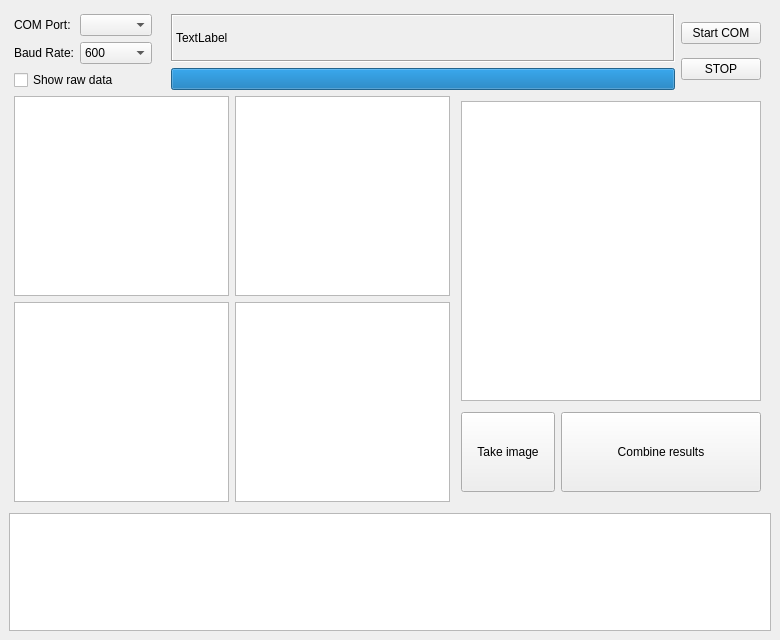
<?xml version="1.0" encoding="UTF-8"?>
<ui version="4.0">
 <class>GridEyeTerminal</class>
 <widget class="QMainWindow" name="GridEyeTerminal">
  <property name="windowModality">
   <enum>Qt::NonModal</enum>
  </property>
  <property name="geometry">
   <rect>
    <x>0</x>
    <y>0</y>
    <width>780</width>
    <height>640</height>
   </rect>
  </property>
  <property name="sizePolicy">
   <sizepolicy hsizetype="MinimumExpanding" vsizetype="MinimumExpanding">
    <horstretch>0</horstretch>
    <verstretch>0</verstretch>
   </sizepolicy>
  </property>
  <property name="minimumSize">
   <size>
    <width>780</width>
    <height>640</height>
   </size>
  </property>
  <property name="windowTitle">
   <string>Grid-Eye Terminal</string>
  </property>
  <widget class="QWidget" name="centralwidget">
   <property name="enabled">
    <bool>true</bool>
   </property>
   <property name="sizePolicy">
    <sizepolicy hsizetype="Expanding" vsizetype="Expanding">
     <horstretch>0</horstretch>
     <verstretch>0</verstretch>
    </sizepolicy>
   </property>
   <property name="minimumSize">
    <size>
     <width>500</width>
     <height>500</height>
    </size>
   </property>
   <layout class="QGridLayout" name="gridLayout_2">
    <item row="0" column="0">
     <layout class="QVBoxLayout" name="verticalLayout_5">
      <property name="leftMargin">
       <number>5</number>
      </property>
      <property name="topMargin">
       <number>5</number>
      </property>
      <property name="rightMargin">
       <number>5</number>
      </property>
      <property name="bottomMargin">
       <number>5</number>
      </property>
      <item>
       <layout class="QHBoxLayout" name="horizontalLayout_5">
        <property name="sizeConstraint">
         <enum>QLayout::SetDefaultConstraint</enum>
        </property>
        <property name="rightMargin">
         <number>5</number>
        </property>
        <item>
         <layout class="QVBoxLayout" name="verticalLayout_3">
          <item>
           <layout class="QHBoxLayout" name="horizontalLayout_3">
            <item>
             <widget class="QLabel" name="ComPort">
              <property name="text">
               <string>COM Port:</string>
              </property>
             </widget>
            </item>
            <item>
             <widget class="QComboBox" name="COMPortBox"/>
            </item>
           </layout>
          </item>
          <item>
           <layout class="QHBoxLayout" name="horizontalLayout_4">
            <item>
             <widget class="QLabel" name="BaudRate">
              <property name="text">
               <string>Baud Rate:</string>
              </property>
             </widget>
            </item>
            <item>
             <widget class="QComboBox" name="BaudBox">
              <property name="layoutDirection">
               <enum>Qt::LeftToRight</enum>
              </property>
              <property name="currentText">
               <string>600</string>
              </property>
              <item>
               <property name="text">
                <string>600</string>
               </property>
              </item>
              <item>
               <property name="text">
                <string>1200</string>
               </property>
              </item>
              <item>
               <property name="text">
                <string>2400</string>
               </property>
              </item>
              <item>
               <property name="text">
                <string>4800</string>
               </property>
              </item>
              <item>
               <property name="text">
                <string>9600</string>
               </property>
              </item>
              <item>
               <property name="text">
                <string>14400</string>
               </property>
              </item>
              <item>
               <property name="text">
                <string>19200</string>
               </property>
              </item>
              <item>
               <property name="text">
                <string>28800</string>
               </property>
              </item>
              <item>
               <property name="text">
                <string>31250</string>
               </property>
              </item>
              <item>
               <property name="text">
                <string>57600</string>
               </property>
              </item>
              <item>
               <property name="text">
                <string>115200</string>
               </property>
              </item>
             </widget>
            </item>
           </layout>
          </item>
          <item>
           <widget class="QCheckBox" name="checkBox">
            <property name="sizePolicy">
             <sizepolicy hsizetype="Minimum" vsizetype="Expanding">
              <horstretch>0</horstretch>
              <verstretch>0</verstretch>
             </sizepolicy>
            </property>
            <property name="minimumSize">
             <size>
              <width>50</width>
              <height>20</height>
             </size>
            </property>
            <property name="layoutDirection">
             <enum>Qt::LeftToRight</enum>
            </property>
            <property name="text">
             <string>Show raw data</string>
            </property>
            <property name="iconSize">
             <size>
              <width>24</width>
              <height>24</height>
             </size>
            </property>
            <property name="checked">
             <bool>false</bool>
            </property>
           </widget>
          </item>
         </layout>
        </item>
        <item>
         <spacer name="horizontalSpacer">
          <property name="orientation">
           <enum>Qt::Horizontal</enum>
          </property>
          <property name="sizeType">
           <enum>QSizePolicy::Fixed</enum>
          </property>
          <property name="sizeHint" stdset="0">
           <size>
            <width>13</width>
            <height>20</height>
           </size>
          </property>
         </spacer>
        </item>
        <item>
         <layout class="QVBoxLayout" name="verticalLayout">
          <item>
           <widget class="QLabel" name="StatusText">
            <property name="font">
             <font>
              <weight>50</weight>
              <bold>false</bold>
             </font>
            </property>
            <property name="frameShape">
             <enum>QFrame::Box</enum>
            </property>
            <property name="frameShadow">
             <enum>QFrame::Sunken</enum>
            </property>
            <property name="text">
             <string>TextLabel</string>
            </property>
           </widget>
          </item>
          <item>
           <widget class="QProgressBar" name="ProgressBar">
            <property name="value">
             <number>100</number>
            </property>
            <property name="textVisible">
             <bool>false</bool>
            </property>
            <property name="orientation">
             <enum>Qt::Horizontal</enum>
            </property>
            <property name="format">
             <string>%p%</string>
            </property>
           </widget>
          </item>
         </layout>
        </item>
        <item>
         <layout class="QVBoxLayout" name="verticalLayout_2">
          <item>
           <widget class="QPushButton" name="StartComButton">
            <property name="text">
             <string>Start COM</string>
            </property>
           </widget>
          </item>
          <item>
           <widget class="QPushButton" name="StopComButton">
            <property name="text">
             <string>STOP</string>
            </property>
           </widget>
          </item>
         </layout>
        </item>
       </layout>
      </item>
      <item>
       <layout class="QHBoxLayout" name="horizontalLayout_2">
        <item>
         <layout class="QGridLayout" name="gridLayout">
          <item row="0" column="0">
           <widget class="Mplwidget" name="graphicsView">
            <property name="sizePolicy">
             <sizepolicy hsizetype="Fixed" vsizetype="Fixed">
              <horstretch>0</horstretch>
              <verstretch>0</verstretch>
             </sizepolicy>
            </property>
            <property name="minimumSize">
             <size>
              <width>200</width>
              <height>200</height>
             </size>
            </property>
           </widget>
          </item>
          <item row="0" column="1">
           <widget class="Mplwidget" name="graphicsView_2">
            <property name="sizePolicy">
             <sizepolicy hsizetype="Fixed" vsizetype="Fixed">
              <horstretch>0</horstretch>
              <verstretch>0</verstretch>
             </sizepolicy>
            </property>
            <property name="minimumSize">
             <size>
              <width>200</width>
              <height>200</height>
             </size>
            </property>
           </widget>
          </item>
          <item row="1" column="0">
           <widget class="Mplwidget" name="graphicsView_3">
            <property name="sizePolicy">
             <sizepolicy hsizetype="Fixed" vsizetype="Fixed">
              <horstretch>0</horstretch>
              <verstretch>0</verstretch>
             </sizepolicy>
            </property>
            <property name="minimumSize">
             <size>
              <width>200</width>
              <height>200</height>
             </size>
            </property>
           </widget>
          </item>
          <item row="1" column="1">
           <widget class="Mplwidget" name="graphicsView_4">
            <property name="sizePolicy">
             <sizepolicy hsizetype="Fixed" vsizetype="Fixed">
              <horstretch>0</horstretch>
              <verstretch>0</verstretch>
             </sizepolicy>
            </property>
            <property name="minimumSize">
             <size>
              <width>200</width>
              <height>200</height>
             </size>
            </property>
           </widget>
          </item>
         </layout>
        </item>
        <item>
         <layout class="QVBoxLayout" name="verticalLayout_4">
          <item>
           <layout class="QVBoxLayout" name="verticalLayout_13">
            <property name="sizeConstraint">
             <enum>QLayout::SetDefaultConstraint</enum>
            </property>
            <property name="leftMargin">
             <number>5</number>
            </property>
            <property name="topMargin">
             <number>5</number>
            </property>
            <property name="rightMargin">
             <number>5</number>
            </property>
            <property name="bottomMargin">
             <number>5</number>
            </property>
            <item>
             <widget class="Mplwidget" name="graphicsView_5">
              <property name="sizePolicy">
               <sizepolicy hsizetype="Fixed" vsizetype="Fixed">
                <horstretch>0</horstretch>
                <verstretch>0</verstretch>
               </sizepolicy>
              </property>
              <property name="minimumSize">
               <size>
                <width>300</width>
                <height>300</height>
               </size>
              </property>
             </widget>
            </item>
            <item>
             <layout class="QHBoxLayout" name="horizontalLayout">
              <property name="leftMargin">
               <number>0</number>
              </property>
              <property name="topMargin">
               <number>5</number>
              </property>
              <property name="rightMargin">
               <number>0</number>
              </property>
              <property name="bottomMargin">
               <number>5</number>
              </property>
              <item>
               <widget class="QPushButton" name="pushButton_2">
                <property name="sizePolicy">
                 <sizepolicy hsizetype="Expanding" vsizetype="Expanding">
                  <horstretch>0</horstretch>
                  <verstretch>0</verstretch>
                 </sizepolicy>
                </property>
                <property name="minimumSize">
                 <size>
                  <width>0</width>
                  <height>50</height>
                 </size>
                </property>
                <property name="text">
                 <string>Take image</string>
                </property>
               </widget>
              </item>
              <item>
               <widget class="QPushButton" name="pushButton">
                <property name="sizePolicy">
                 <sizepolicy hsizetype="Expanding" vsizetype="Expanding">
                  <horstretch>0</horstretch>
                  <verstretch>0</verstretch>
                 </sizepolicy>
                </property>
                <property name="minimumSize">
                 <size>
                  <width>200</width>
                  <height>50</height>
                 </size>
                </property>
                <property name="text">
                 <string>Combine results</string>
                </property>
               </widget>
              </item>
             </layout>
            </item>
           </layout>
          </item>
         </layout>
        </item>
       </layout>
      </item>
     </layout>
    </item>
    <item row="1" column="0">
     <widget class="QTextEdit" name="textEdit">
      <property name="enabled">
       <bool>true</bool>
      </property>
      <property name="sizePolicy">
       <sizepolicy hsizetype="Expanding" vsizetype="Expanding">
        <horstretch>200</horstretch>
        <verstretch>200</verstretch>
       </sizepolicy>
      </property>
      <property name="minimumSize">
       <size>
        <width>400</width>
        <height>100</height>
       </size>
      </property>
      <property name="readOnly">
       <bool>true</bool>
      </property>
     </widget>
    </item>
   </layout>
  </widget>
  <action name="actionSettings">
   <property name="text">
    <string>Settings</string>
   </property>
  </action>
  <action name="actionStart_Com">
   <property name="text">
    <string>Start Com</string>
   </property>
  </action>
  <action name="actionStop_Com">
   <property name="text">
    <string>Stop Com</string>
   </property>
  </action>
  <action name="actionShowRawData">
   <property name="checkable">
    <bool>true</bool>
   </property>
   <property name="checked">
    <bool>true</bool>
   </property>
   <property name="text">
    <string>ShowRawData</string>
   </property>
  </action>
  <action name="actionTakePicture">
   <property name="text">
    <string>TakePicture</string>
   </property>
  </action>
  <action name="actionCombineResults">
   <property name="text">
    <string>CombineResults</string>
   </property>
  </action>
 </widget>
 <customwidgets>
  <customwidget>
   <class>Mplwidget</class>
   <extends>QGraphicsView</extends>
   <header location="global">mplwidget.h</header>
  </customwidget>
 </customwidgets>
 <resources/>
 <connections/>
</ui>
